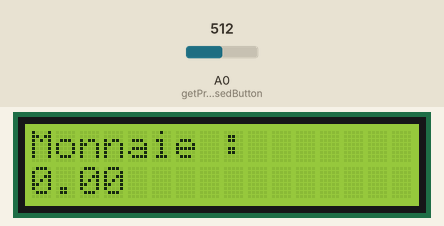
A sketch run on a simulated Arduino Uno, built with avr-gcc and run on an emulated ATmega328P. On the bench: 16×2 character LCD. Inputs (shaded band) come from the test bench; at power-on: A0 (getPressedButton) = 512.

Above: at 1.2 s.
1.3 s: A0 (getPressedButton) set to 538
2.8 s: A0 (getPressedButton) set to 563
At 3.5 s:
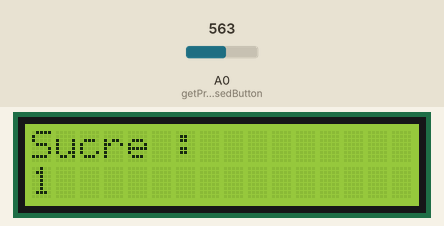
4.3 s: A0 (getPressedButton) set to 545
At 5.7 s:
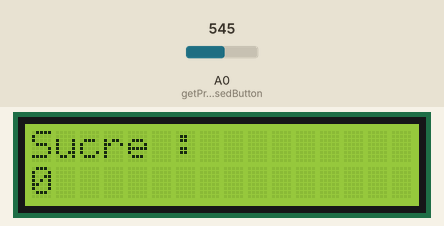
Timing chart, 0 to 7.3 s (numbered marks = the images above; inputs shaded):
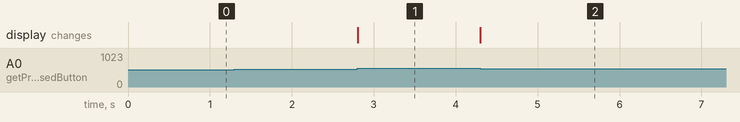

The sketch:

coffee_machine.ino
```cpp
class Drink {
    public:
        Drink()
        {
            name = "Café";
            type = "Café";
            liquide = "Eau";
            delais = 3000;
            prix = 0.80;
            state = "";
        };

    public:
        String name;
        String type;
        String state;
        String liquide;
        float delais;
        float prix;
};

#include <LiquidCrystal.h>

LiquidCrystal lcd(8, 9, 4, 5, 6, 7);

float monney     = 0.0;
int sugar        = 1;
String next_step = "monney";

enum {
  BUTTON_NONE,  /*!< There is no button push */
  BUTTON_ONE_EURO,    /*!< Bouton UP */
  BUTTON_TWO_EURO,  /*!< Bouton DOWN */
  BUTTON_SUGARMINUS,  /*!< Bouton LEFT */
  BUTTON_SUGARPLUS, /*!< Bouton RIGHT */
  BUTTON_SELECT /*!< Bouton SELECT */
};

// RGB LED PIN
const byte PIN_LED_R = 7;
const byte PIN_LED_G = 6;
const byte PIN_LED_B = 5;

// UNIQUE LED PIN
const byte PIN_LED_GREEN = 4;

// PUSH BUTTON PIN
const byte PUSH_BTN1 = 1;
const byte PUSH_BTN2 = 2;
const byte PUSH_BTN3 = 3;

Drink *cafe_court;
Drink *cafe_long;
Drink *cafe_lait;
Drink *chocolat;

void setup() {
  cafe_court = new Drink();
  cafe_long  = new Drink();
  cafe_lait  = new Drink();

  cafe_court->name = "Café Court";
  cafe_court->delais = 1000;

  cafe_long->name = "Café long";

  cafe_lait->name = "Café au lait";
  cafe_lait->liquide = "lait";


  // INIT RGB LED
  pinMode(PIN_LED_R, OUTPUT);
  pinMode(PIN_LED_G, OUTPUT);
  pinMode(PIN_LED_B, OUTPUT);

  // INIT UNIQUE LED
  pinMode(PIN_LED_GREEN, OUTPUT);

  // INIT PUSH BUTTON
  pinMode(PUSH_BTN1, INPUT);
  pinMode(PUSH_BTN2, INPUT);
  pinMode(PUSH_BTN3, INPUT);

  // INIT LCD
  lcd.begin(16, 2);
  lcd.print("Monnaie : ");
  lcd.setCursor(0, 1);
  lcd.print(monney);
}

void loop() {
  while(next_step == "monney"){
    lcd.setCursor(0, 1);
    switch (getPressedButton()) {
      case BUTTON_ONE_EURO:
        monney += 1;
        lcd.print(monney);
        delay(100);
        break;

      case BUTTON_TWO_EURO:
        monney += 2;
        lcd.print(monney);
        delay(100);
        break;

      case BUTTON_SELECT:
        next_step = "sugar";
        lcd.clear();
        lcd.setCursor(0, 0);
        lcd.print("Sucre : ");
        break;
     }
  }

  while(next_step == "sugar") {
    lcd.setCursor(0, 1);
    switch (getPressedButton()) {
        case BUTTON_SUGARMINUS:
            sugar -= 1;
            if (sugar < 0 ) {
              sugar = 0;
            }
          break;

        case BUTTON_SUGARPLUS:
          sugar += 1;
            if (sugar > 10 ) {
              sugar = 10;
            }
          break;
    }
    lcd.print(sugar);
  }
 }

/* while(next_sep == "drink" (
    cafe_lait->state = digitalRead(PUSH_BTN1);
    cafe_long->state = digitalRead(PUSH_BTN2);
    cafe_court->state = digitalRead(PUSH_BTN3);
}*/

byte getPressedButton() {

  /* Read button state */
  int value = analogRead(A0);

  /* Calc button state */
  if (value < 50)
    return BUTTON_SUGARPLUS;
  else if (value < 195)
    return BUTTON_ONE_EURO;
  else if (value < 380)
    return BUTTON_TWO_EURO;
  else if (value < 555)
    return BUTTON_SUGARMINUS;
  else if (value < 790)
    return BUTTON_SELECT;
  else
    return BUTTON_NONE;
}

void displayColor(byte r, byte g, byte b) {
  analogWrite(PIN_LED_R, ~r);
  analogWrite(PIN_LED_G, ~g);
  analogWrite(PIN_LED_B, ~b);
}
```

Measured:
- the behaviour switches between 554 and 555 on A0 (getPressedButton) (found by bisection; images 0 and 1)
- after the input at 1.3 s, every drawn part: stays the same
- after the input at 2.8 s, the display: changes at once (image 1)
- after the input at 4.3 s, the display: changes at once (image 2)
